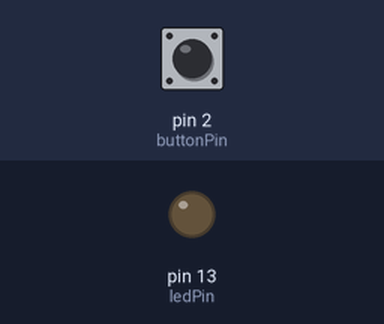
Bench run of a sketch on a simulated Arduino Uno, built with avr-gcc and run on an emulated ATmega328P. On the bench: output pins drawn as LEDs (lit = HIGH). The inputs (shaded band) are chosen by the test bench; at power-on: pin 2 (buttonPin) LOW. The audio player accepts every command and is not drawn; what the sketch prints to the serial monitor is not drawn.

Above: at 6.7 s.
6.8 s: pin 2 (buttonPin) pulled HIGH for 0.15 s
Timing chart, 0 to 9.8 s (numbered marks = the images above; inputs shaded):
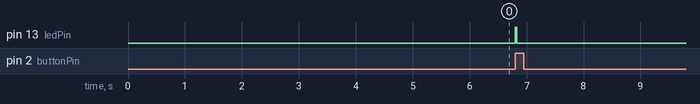

The sketch:

sequential_button.ino
```cpp
#include "Arduino.h"
#include "SoftwareSerial.h"
#include "DFRobotDFPlayerMini.h"

/***************************************************
DFPlayer - A Mini MP3 Player For Arduino
<https://www.dfrobot.com/index.php?route=product/product&product_id=1121>

 ***************************************************
 This example demonstrates the basic functions of the library for DFPlayer.

 Created 2016-12-07
 By [Angelo qiao](Angelo.qiao@dfrobot.com)

 GNU Lesser General Public License.
 See <http://www.gnu.org/licenses/> for details.
 All above must be included in any redistribution
 ****************************************************/

/*********** Notice and Troubleshooting ***************
 1. Connection and Diagram can be found here:
 <https://www.dfrobot.com/wiki/index.php/DFPlayer_Mini_SKU:DFR0299#Connection_Diagram>
 2. This code is tested on Arduino Uno, Leonardo, and Mega boards.
 ****************************************************/

//// Rules for placing files and folders on SD Card when using DFPlayer Mini
//    In folders numbered 01 – 99. File names with 3 digit prefixes 001 – 255. Command 0x0F
//    In a folder named MP3 (or perhaps mp3). File names with 4 digit prefixes 0001 to 3000. Command 0x12
//    In the root directory. File names with 4 digit prefixes 0001 to 3000. Command 0x03
//    In folders named 01 – 15. File names with 4 digit prefixes 0001 – 3000. Command 0x14

// Global Variables
const int buttonPin = 2;  // Pin number for the pushbutton
const int ledPin = 13;    // Pin number for the LED
bool playstate = 0;       // Boolean to track play state
int songIndex = 0;        // Index for the current song, starts at 0 - gets incremented to 1 on first play, as 1 is the first song.
int totalSongs = 0;       // Total number of songs on the SD card
int buttonState = 0;      // Current state of the button
int lastButtonState = 0;

unsigned long debounceDelay = 400;      // Debounce delay in milliseconds
unsigned long lastTriggerTime = 0;     // Last time the button input changed


SoftwareSerial mySoftwareSerial(10, 11); // RX, TX for SoftwareSerial communication with MP3
DFRobotDFPlayerMini myDFPlayer;         // Instance of the DFPlayer Mini library

void printDetail(uint8_t type, int value); // Function declaration for printing error details

void setup() {
  // Initialize the LED pin as an output:
  pinMode(ledPin, OUTPUT);
  // Initialize the pushbutton pin as an input:
  pinMode(buttonPin, INPUT);

  // Start serial communications for debugging
  mySoftwareSerial.begin(9600);
  Serial.begin(115200);

  Serial.println();
  Serial.println(F("DFRobot DFPlayer Mini Demo"));
  Serial.println(F("Initializing DFPlayer ... (May take 3~5 seconds)"));

  // Initialize DFPlayer and check for errors
  if (!myDFPlayer.begin(mySoftwareSerial)) {

    Serial.println(F("Unable to begin:"));
    Serial.println(F("1.Please recheck the connection!"));
    Serial.println(F("2.Please insert the SD card!"));
    flash(2);

  }else{
    delay(5000);
    Serial.println(F("DFPlayer Mini online."));
    myDFPlayer.volume(20);  //Set volume value. (0 to 30)

    // Retrieve and print the number of folders - N.B. doesn't work
    // int folderCount = myDFPlayer.readFolderCounts();
    // Serial.print("Number of folders: ");
    // Serial.println(folderCount);

    // Specify the folder number and retrieve the number of files in that folder
    int folderNumber = 1; // Change this to the folder number you want to check
    int fileCount = myDFPlayer.readFileCountsInFolder(folderNumber);
    Serial.print("Number of files in folder ");
    Serial.println(folderNumber);
    // Serial.print(": ");
    // Serial.println(fileCount);
    //Previous stage seems to load the folder for the readFileCounts, but the function "readFileCountsInFolder" returns -1
    // Retrieve and print the total number of songs
    totalSongs = myDFPlayer.readFileCounts();
    Serial.print(F("Total songs: "));
    Serial.println(totalSongs);
    // LED flashes song count
    //flash(totalSongs);
    Serial.println("Ready");
  }
}


// Function to flash the LED a specified number of times
void flash(int count) {
    for (int cycle = 0; cycle < count; cycle++) {
        digitalWrite(ledPin, LOW);
        delay(200);
        digitalWrite(ledPin, HIGH);
        delay(200);
    }
}


// Function to play the next song in the sequence
void play()
{
  songIndex = songIndex + 1;
  if (songIndex > totalSongs) {
    songIndex = 1;  // Reset to the first song after playing all songs
  }

  Serial.print(F("Playing song number: "));
  Serial.println(songIndex);
  myDFPlayer.playFolder(01, songIndex);
  if (myDFPlayer.available()) {
    printDetail(myDFPlayer.readType(), myDFPlayer.read()); //Print the errors and states.
  }
}

void loop()
{
  /// Read the current state of the pushbutton
  int currentButtonState = digitalRead(buttonPin);
  // check if the pushbutton is pressed.

  if (currentButtonState != lastButtonState) {
    //Serial.println(lastTriggerTime);
    if(millis() > (lastTriggerTime + debounceDelay)){
      if (currentButtonState == 1 && lastButtonState == LOW ) {
        lastTriggerTime = millis();
        playstate = 1;
        digitalWrite(ledPin, HIGH);
      }
    }
  } else {
    digitalWrite(ledPin, LOW);
  }

  lastButtonState = currentButtonState;  // Update the last button state

  if (playstate == 1) {
    playstate = 0;
    Serial.println("playstate: 1");
    play();
  }

}


void printDetail(uint8_t type, int value){
  switch (type) {
    case TimeOut:
      Serial.println(F("Time Out!"));
      break;
    case WrongStack:
      Serial.println(F("Stack Wrong!"));
      break;
    case DFPlayerCardInserted:
      Serial.println(F("Card Inserted!"));
      break;
    case DFPlayerCardRemoved:
      Serial.println(F("Card Removed!"));
      break;
    case DFPlayerCardOnline:
      Serial.println(F("Card Online!"));
      break;
    case DFPlayerPlayFinished:
      Serial.print(F("Number:"));
      Serial.print(value);
      Serial.println(F(" Play Finished!"));
      break;
    case DFPlayerError:
      Serial.print(F("DFPlayerError:"));
      switch (value) {
        case Busy:
          Serial.println(F("Card not found"));
          break;
        case Sleeping:
          Serial.println(F("Sleeping"));
          break;
        case SerialWrongStack:
          Serial.println(F("Get Wrong Stack"));
          break;
        case CheckSumNotMatch:
          Serial.println(F("Check Sum Not Match"));
          break;
        case FileIndexOut:
          Serial.println(F("File Index Out of Bound"));
          break;
        case FileMismatch:
          Serial.println(F("Cannot Find File"));
          break;
        case Advertise:
          Serial.println(F("In Advertise"));
          break;
        default:
          break;
      }
      break;
    default:
      break;
  }
}
```

Measured:
- after the input at 6.8 s, pin 13 (ledPin): LOW → HIGH at once, → LOW 0.03 s later
